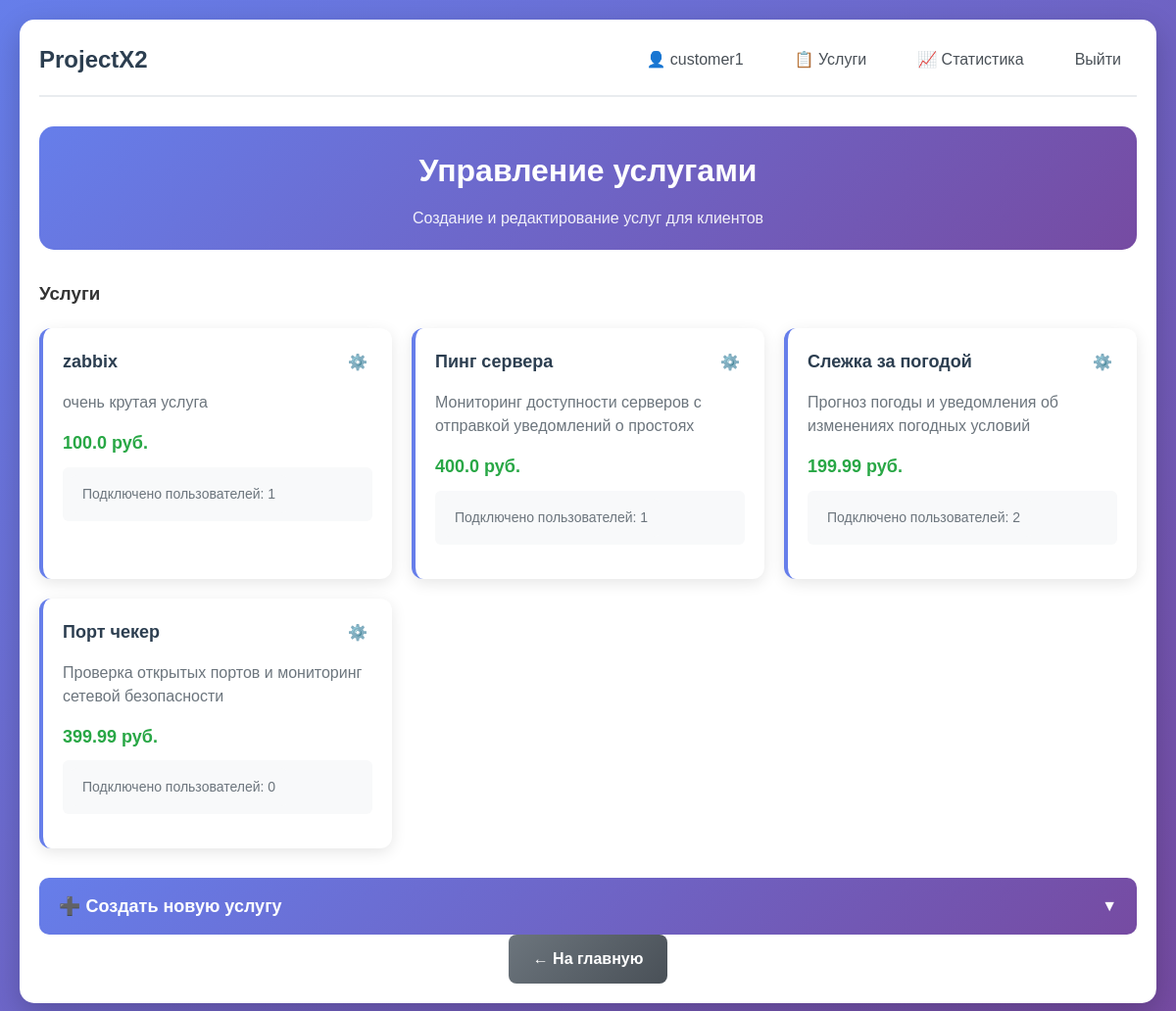
The app's page /customer/services (signed in), older data.
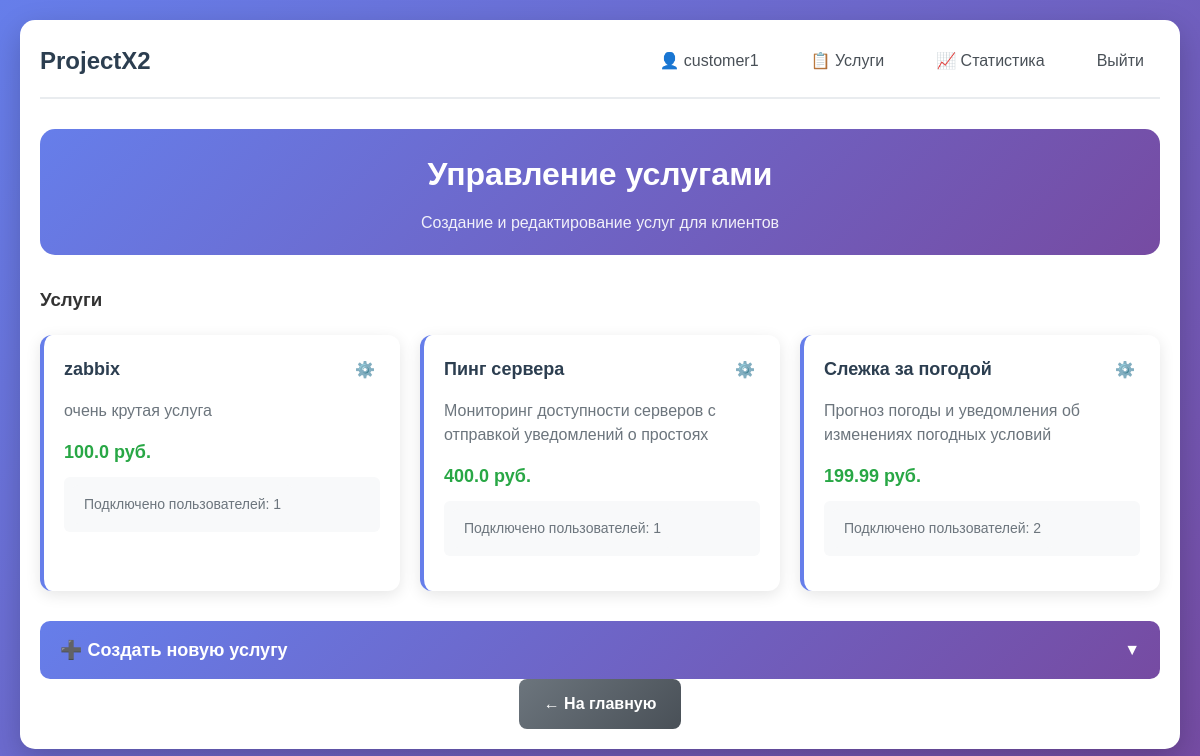
The same page, newer data.
### app.py (models this page shows, shortened)
class User(UserMixin, db.Model):
    __tablename__ = 'users'
    id = db.Column(db.Integer, primary_key=True)
    username = db.Column(db.String(64), unique=True, nullable=False)
    email = db.Column(db.String(120), unique=True, nullable=False)
    password_hash = db.Column(db.String(256), nullable=False)
    role = db.Column(db.String(20), nullable=False)
    created_at = db.Column(db.DateTime, default=datetime.utcnow)
    is_active = db.Column(db.Boolean, default=True)
    services = db.relationship('UserService', backref='user', lazy=True)
    balance = db.Column(db.Float, default=0.0)  # Баланс для клиентов

class Service(db.Model):
    id = db.Column(db.Integer, primary_key=True)
    name = db.Column(db.String(100), nullable=False)
    description = db.Column(db.Text, nullable=False)
    price = db.Column(db.Float, default=0.0)
    is_active = db.Column(db.Boolean, default=True)
    created_at = db.Column(db.DateTime, default=datetime.utcnow)
    customer_id = db.Column(db.Integer, db.ForeignKey('users.id'), nullable=False)
    users = db.relationship('UserService', backref='service', lazy=True)

### app.py (the view)
@app.route('/customer/services')
@login_required
def customer_services():
    if current_user.role != 'customer':
        flash('Доступ запрещен. Только для заказчиков.', 'error')
        return redirect(url_for('index'))
    services = Service.query.filter_by(customer_id=current_user.id).order_by(Service.created_at.desc()).all()
    return render_template('customer_services.html', services=services)

### app.py (called while the page is built)
@login_manager.user_loader
def load_user(user_id):
    return db.session.get(User, int(user_id))

### templates/customer_services.html (shortened to what this page needs)
{% extends "base.html" %}
{% block content %}
<div class="admin-container">
    <div class="admin-header">
        <h2> Управление услугами</h2>
        <p class="admin-subtitle">Создание и редактирование услуг для клиентов</p>
    </div>
    <div class="services-list">
        <h3> Услуги</h3>
        {% if services %}
            <div class="services-grid">
                {% for service in services %}
                <div class="service-card">
                    <div class="service-header">
                        <h4>{{ service.name }}</h4>
                        <div class="service-header-actions">
                            <div class="service-dropdown">
                               <button class="service-settings-btn" onclick="toggleSettings({{ service.id }}, event)">
                                        ⚙️
                                    </button>
                            </div>
                        </div>
                    </div>
                    <p class="service-description">{{ service.description }}</p>
                    <div class="service-price">
                         {{ service.price }} руб.
                    </div>
                    <div class="service-stats">
                        <div class="users-count-container"
                            onmouseover="showTooltip(this, 'просмотр подключённых пользователей')"
                            onmouseout="hideTooltip(this)"
                            onclick="toggleUsersList({{ service.id }})">
                            <span class="users-count">Подключено пользователей: {{ service.users|length }}</span>
                        </div>
                    </div>
                </div>
                {% endfor %}
            </div>
        {% else %}
            <div class="empty-state">
                <div class="empty-icon">📭</div>
                <h4>Услуги не найдены</h4>
                <p>Создайте свою первую услугу для клиентов.</p>
            </div>
        {% endif %}
    </div>
    <div class="service-form-section">
        <div class="form-toggle" onclick="toggleServiceForm()">
            <h3>➕ Создать новую услугу</h3>
            <span class="toggle-arrow">▼</span>
        </div>
    </div>
    <div class="admin-actions">
        <a href="{{ url_for('index') }}" class="btn btn-secondary">← На главную</a>
    </div>
</div>
{% endblock %}

### templates/base.html (shortened to what this page needs)
<!DOCTYPE html>
<html lang="ru">
<head>
    <link rel="stylesheet" href="{{ url_for('static', filename='css/style.css') }}">
</head>
<body>
    <div class="container">
        <nav class="navbar">
            <h1><a href="/" class="nav-logo">ProjectX2</a></h1>
            <div class="nav-links">
                {% if current_user.is_authenticated %}
                    <a href="/profile" class="nav-link">👤 {{ current_user.username }}</a>
                    {% if current_user.role == 'customer' %}
                        <a href="{{ url_for('customer_services') }}" class="nav-link">📋 Услуги</a>
                        <a href="{{ url_for('customer_stats') }}" class="nav-link">📈 Статистика</a>
                    {% elif current_user.role == 'admin' %}
                        <a href="{{ url_for('admin_users') }}" class="nav-link">👑 Пользователи</a>
                    {% endif %}
                    <a href="/logout" class="nav-link">Выйти</a>
                {% else %}
                    <a href="/login" class="nav-link">Войти</a>
                    <a href="/register" class="nav-link">Регистрация</a>
                {% endif %}
            </div>
        </nav>
        <main>
            {% block content %}{% endblock %}
        </main>
    </div>
</body>
</html>

### static/css/style.css (style rules this page uses)
* { margin: 0; padding: 0; box-sizing: border-box; }
body { font-family: 'Arial', sans-serif; line-height: 1.6; color: #333; background: linear-gradient(135deg, #667eea 0%, #764ba2 100%); min-height: 100vh; padding: 20px; }
.container { max-width: 1200px; margin: 0 auto; background: white; padding: 20px; border-radius: 15px; box-shadow: 0 10px 30px rgba(0, 0, 0, 0.2); }
.navbar { display: flex; justify-content: space-between; align-items: center; margin-bottom: 30px; padding-bottom: 15px; border-bottom: 2px solid #e9ecef; }
.nav-logo { text-decoration: none; color: #2c3e50; font-size: 24px; font-weight: bold; }
.nav-links { display: flex; gap: 20px; align-items: center; }
.nav-link { text-decoration: none; color: #495057; padding: 8px 16px; border-radius: 8px; transition: all 0.3s ease; font-weight: 500; }
.btn { padding: 12px 25px; border: none; border-radius: 8px; cursor: pointer; font-size: 16px; text-decoration: none; display: inline-block; text-align: center; transition: all 0.3s ease; font-weight: 600; }
.btn-secondary { background: linear-gradient(135deg, #6c757d 0%, #495057 100%); color: white; }
.container { animation: fadeIn 0.6s ease-out; }
.admin-container { max-width: 1400px; margin: 0 auto; }
.admin-header { text-align: center; margin-bottom: 30px; padding: 20px; background: linear-gradient(135deg, #667eea 0%, #764ba2 100%); border-radius: 15px; color: white; }
.admin-header h2 { margin: 0; font-size: 32px; }
.admin-subtitle { margin: 10px 0 0 0; opacity: 0.9; font-size: 16px; }
.admin-actions { display: flex; gap: 15px; justify-content: center; flex-wrap: wrap; }
.services-grid { display: grid; grid-template-columns: repeat(auto-fit, minmax(350px, 1fr)); gap: 20px; margin-top: 20px; }
.service-card { background: white; border-radius: 12px; padding: 20px; box-shadow: 0 4px 15px rgba(0,0,0,0.1); border-left: 4px solid #667eea; }
.service-header { display: flex; justify-content: space-between; align-items: center; margin-bottom: 15px; }
.service-header h4 { margin: 0; color: #2c3e50; font-size: 18px; }
.service-description { color: #6c757d; margin-bottom: 15px; line-height: 1.5; }
.service-price { font-size: 18px; font-weight: bold; color: #28a745; margin-bottom: 10px; }
.service-stats { font-size: 14px; color: #6c757d; margin-bottom: 15px; padding: 8px; background: #f8f9fa; border-radius: 6px; }

### templates/customer_services.html (style rules this page uses)
.service-header-actions { display: flex; align-items: center; gap: 10px; }
.service-dropdown { position: relative; display: inline-block; }
.service-settings-btn { background: none; border: none; font-size: 16px; cursor: pointer; padding: 5px; border-radius: 4px; transition: background-color 0.3s; }
.users-count-container { position: relative; display: inline-block; cursor: pointer; padding: 8px 12px; background-color: #f8f9fa; border-radius: 6px; transition: background-color 0.3s ease; }
.service-form-section { margin-top: 30px; }
.form-toggle { display: flex; justify-content: space-between; align-items: center; padding: 15px 20px; background: linear-gradient(135deg, #667eea 0%, #764ba2 100%); color: white; border-radius: 10px; cursor: pointer; transition: background-color 0.3s ease; }
.form-toggle h3 { margin: 0; font-size: 18px; }
.toggle-arrow { font-size: 16px; transition: transform 0.3s ease; }

Row changes from the older to the newer data that the page shows:
removed Service: name "Порт чекер", description "Проверка открытых портов и мониторинг сетевой безопасности", price "399.99", users|length "0"
